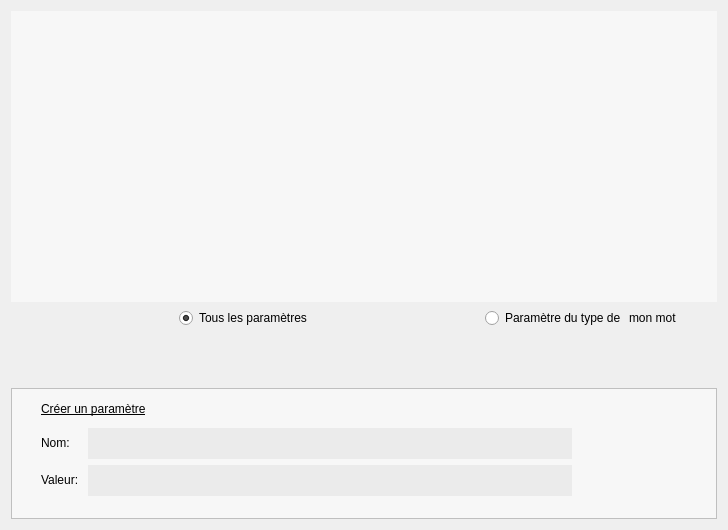
<?xml version="1.0" encoding="UTF-8"?>
<ui version="4.0">
 <class>desWidgetParam</class>
 <widget class="QWidget" name="desWidgetParam">
  <property name="geometry">
   <rect>
    <x>0</x>
    <y>0</y>
    <width>728</width>
    <height>530</height>
   </rect>
  </property>
  <property name="windowTitle">
   <string>Gestion des Paramètres</string>
  </property>
  <layout class="QVBoxLayout" name="verticalLayout_2">
   <item>
    <widget class="QScrollArea" name="scrollArea">
     <property name="minimumSize">
      <size>
       <width>701</width>
       <height>291</height>
      </size>
     </property>
     <property name="frameShape">
      <enum>QFrame::NoFrame</enum>
     </property>
     <property name="widgetResizable">
      <bool>true</bool>
     </property>
     <widget class="QWidget" name="scrollAreaWidgetContents">
      <property name="geometry">
       <rect>
        <x>0</x>
        <y>0</y>
        <width>710</width>
        <height>291</height>
       </rect>
      </property>
      <property name="sizePolicy">
       <sizepolicy hsizetype="Preferred" vsizetype="Preferred">
        <horstretch>0</horstretch>
        <verstretch>0</verstretch>
       </sizepolicy>
      </property>
      <layout class="QVBoxLayout" name="verticalLayout">
       <property name="spacing">
        <number>0</number>
       </property>
       <property name="margin">
        <number>0</number>
       </property>
       <item>
        <widget class="QListWidget" name="LBParam">
         <property name="sizePolicy">
          <sizepolicy hsizetype="Expanding" vsizetype="MinimumExpanding">
           <horstretch>0</horstretch>
           <verstretch>0</verstretch>
          </sizepolicy>
         </property>
         <property name="minimumSize">
          <size>
           <width>701</width>
           <height>291</height>
          </size>
         </property>
         <property name="styleSheet">
          <string notr="true">alternate-background-color:rgb(235,235,235); 
background-color: rgb(247,247,247);
</string>
         </property>
         <property name="frameShape">
          <enum>QFrame::NoFrame</enum>
         </property>
         <property name="frameShadow">
          <enum>QFrame::Raised</enum>
         </property>
         <property name="alternatingRowColors">
          <bool>true</bool>
         </property>
         <property name="selectionMode">
          <enum>QAbstractItemView::SingleSelection</enum>
         </property>
        </widget>
       </item>
      </layout>
     </widget>
    </widget>
   </item>
   <item>
    <layout class="QHBoxLayout" name="horizontalLayout_3">
     <item>
      <spacer name="horizontalSpacer_3">
       <property name="orientation">
        <enum>Qt::Horizontal</enum>
       </property>
       <property name="sizeHint" stdset="0">
        <size>
         <width>40</width>
         <height>20</height>
        </size>
       </property>
      </spacer>
     </item>
     <item>
      <widget class="QRadioButton" name="RBTous">
       <property name="text">
        <string>Tous les paramètres</string>
       </property>
       <property name="checked">
        <bool>true</bool>
       </property>
      </widget>
     </item>
     <item>
      <spacer name="horizontalSpacer_2">
       <property name="orientation">
        <enum>Qt::Horizontal</enum>
       </property>
       <property name="sizeHint" stdset="0">
        <size>
         <width>40</width>
         <height>20</height>
        </size>
       </property>
      </spacer>
     </item>
     <item>
      <layout class="QHBoxLayout" name="horizontalLayout">
       <property name="spacing">
        <number>0</number>
       </property>
       <item>
        <widget class="QRadioButton" name="RBFiltre">
         <property name="text">
          <string>Paramètre du type de </string>
         </property>
         <property name="checked">
          <bool>false</bool>
         </property>
        </widget>
       </item>
       <item>
        <widget class="QLabel" name="label">
         <property name="text">
          <string>mon mot</string>
         </property>
        </widget>
       </item>
       <item>
        <spacer name="horizontalSpacer_4">
         <property name="orientation">
          <enum>Qt::Horizontal</enum>
         </property>
         <property name="sizeHint" stdset="0">
          <size>
           <width>40</width>
           <height>20</height>
          </size>
         </property>
        </spacer>
       </item>
      </layout>
     </item>
    </layout>
   </item>
   <item>
    <spacer name="verticalSpacer">
     <property name="orientation">
      <enum>Qt::Vertical</enum>
     </property>
     <property name="sizeHint" stdset="0">
      <size>
       <width>20</width>
       <height>36</height>
      </size>
     </property>
    </spacer>
   </item>
   <item>
    <widget class="QFrame" name="frame">
     <property name="minimumSize">
      <size>
       <width>701</width>
       <height>131</height>
      </size>
     </property>
     <property name="styleSheet">
      <string notr="true">background:rgb(247,247,247)</string>
     </property>
     <property name="frameShape">
      <enum>QFrame::StyledPanel</enum>
     </property>
     <property name="frameShadow">
      <enum>QFrame::Raised</enum>
     </property>
     <widget class="QWidget" name="layoutWidget">
      <property name="geometry">
       <rect>
        <x>30</x>
        <y>40</y>
        <width>531</width>
        <height>70</height>
       </rect>
      </property>
      <layout class="QGridLayout" name="gridLayout">
       <item row="1" column="1">
        <widget class="QLineEdit" name="lineEditVal">
         <property name="minimumSize">
          <size>
           <width>231</width>
           <height>31</height>
          </size>
         </property>
         <property name="styleSheet">
          <string notr="true">background:rgb(235,235,235);
border:0px;</string>
         </property>
         <property name="frame">
          <bool>false</bool>
         </property>
        </widget>
       </item>
       <item row="0" column="0">
        <widget class="QLabel" name="textLabel2_2">
         <property name="text">
          <string>&lt;html&gt;&lt;head/&gt;&lt;body&gt;&lt;p&gt;Nom: &lt;/p&gt;&lt;/body&gt;&lt;/html&gt;</string>
         </property>
         <property name="wordWrap">
          <bool>false</bool>
         </property>
        </widget>
       </item>
       <item row="0" column="1">
        <widget class="QLineEdit" name="lineEditNom">
         <property name="minimumSize">
          <size>
           <width>231</width>
           <height>31</height>
          </size>
         </property>
         <property name="styleSheet">
          <string notr="true">background:rgb(235,235,235);
border:0px;</string>
         </property>
         <property name="frame">
          <bool>false</bool>
         </property>
        </widget>
       </item>
       <item row="1" column="0">
        <widget class="QLabel" name="textLabel2">
         <property name="text">
          <string>&lt;html&gt;&lt;head/&gt;&lt;body&gt;&lt;p&gt;Valeur: &lt;/p&gt;&lt;/body&gt;&lt;/html&gt;</string>
         </property>
         <property name="wordWrap">
          <bool>false</bool>
         </property>
        </widget>
       </item>
      </layout>
     </widget>
     <widget class="QWidget" name="layoutWidget_2">
      <property name="geometry">
       <rect>
        <x>30</x>
        <y>10</y>
        <width>531</width>
        <height>22</height>
       </rect>
      </property>
      <layout class="QHBoxLayout" name="horizontalLayout_2">
       <item>
        <widget class="QLabel" name="textLabel2_2_2">
         <property name="sizePolicy">
          <sizepolicy hsizetype="Preferred" vsizetype="Ignored">
           <horstretch>0</horstretch>
           <verstretch>0</verstretch>
          </sizepolicy>
         </property>
         <property name="text">
          <string>&lt;html&gt;&lt;head/&gt;&lt;body&gt;&lt;p&gt;&lt;span style=&quot; text-decoration: underline;&quot;&gt;Créer un paramètre&lt;/span&gt;&lt;/p&gt;&lt;/body&gt;&lt;/html&gt;</string>
         </property>
         <property name="wordWrap">
          <bool>false</bool>
         </property>
        </widget>
       </item>
       <item>
        <spacer name="horizontalSpacer">
         <property name="orientation">
          <enum>Qt::Horizontal</enum>
         </property>
         <property name="sizeHint" stdset="0">
          <size>
           <width>288</width>
           <height>20</height>
          </size>
         </property>
        </spacer>
       </item>
      </layout>
     </widget>
    </widget>
   </item>
  </layout>
 </widget>
 <resources/>
 <connections/>
</ui>
